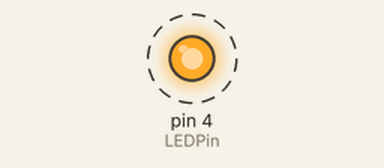
A sketch run on a simulated Arduino Uno, built with avr-gcc and run on an emulated ATmega328P. Parts: output pins drawn as LEDs (lit = HIGH). Dashed ring = blinking.

Above: at 0.5 s.
Timing chart, 0 to 4.6 s (numbered marks = the images above):
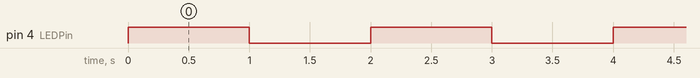

Measured:
- by itself, pin 4 (LEDPin): alternates HIGH for 1.0 s and LOW for 1.0 s

The sketch:

IRreceiver.ino
```cpp
# include<IRremote.h>

int TransPin = 0;
int LEDPin = 4;
int delayTime = 1000;


void setup() {
  // put your setup code here, to run once:
  pinMode(LEDPin, OUTPUT);
  Serial.begin(9600);
  IrReceiver.begin(TransPin, ENABLE_LED_FEEDBACK);
}

void loop() {
  // put your main code here, to run repeatedly:
  digitalWrite(LEDPin, HIGH);
  delay(delayTime);
  digitalWrite(LEDPin, LOW);
  delay(delayTime);
  if(IrReceiver.decode()){
    Serial.println(IrReceiver.decodedIRData.decodedRawData, HEX); // Print "old" raw data
      IrReceiver.printIRResultShort(&Serial); // Print complete received data in one line
      // IrReceiver.printIRSendUsage(&Serial);   // Print the statement required to send this data
      IrReceiver.resume(); // Enable receiving of the next value
  }
}
```
